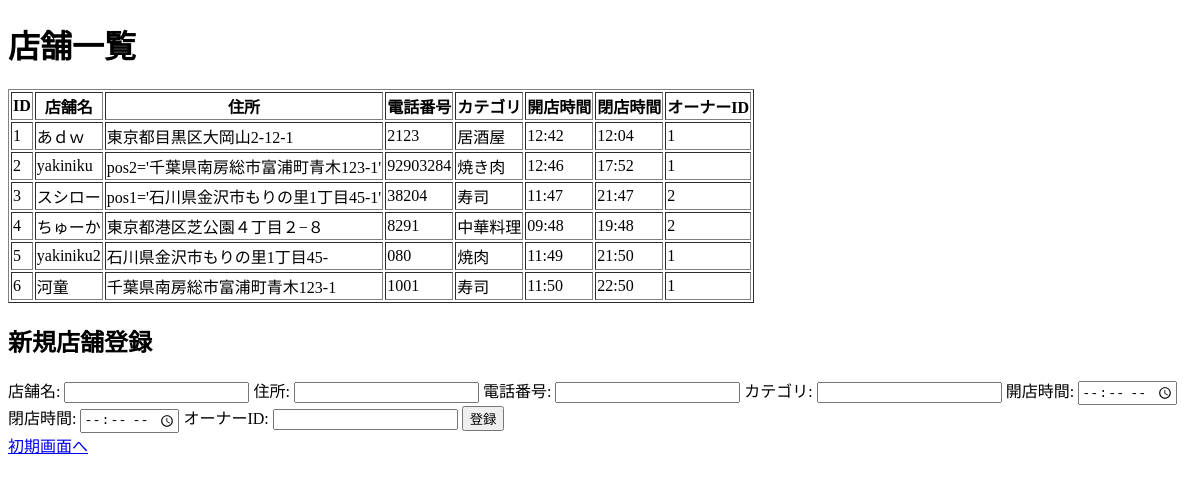
The page /shops on the database as committed earlier.
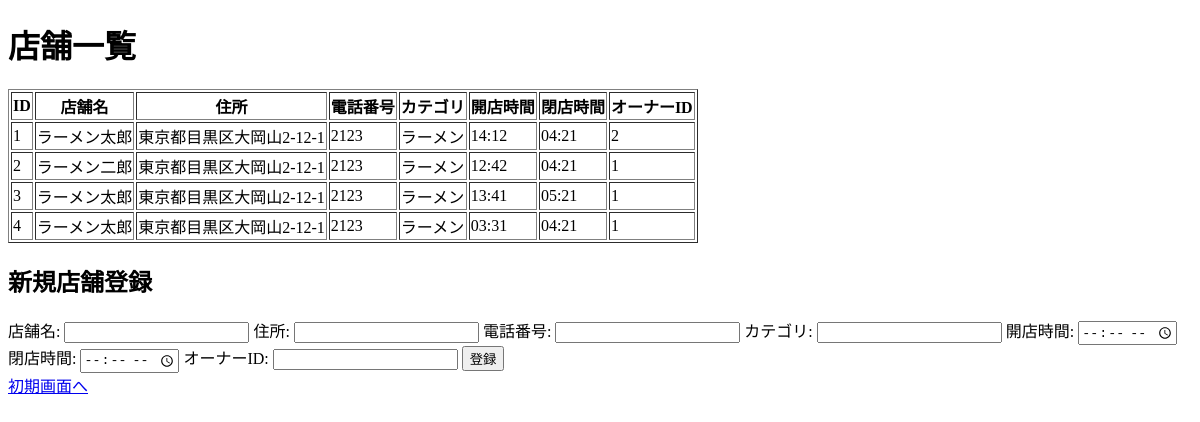
The same page on the database as committed later.
### hackapp/models/restaurants.py (models this page shows)
class Shop(db.Model):
    id = db.Column(db.Integer, primary_key=True)
    name = db.Column(db.String(100))
    category = db.Column(db.String(50))  # 例: "居酒屋", "焼肉", etc.
    address = db.Column(db.String(200))
    phone = db.Column(db.String(50))
    category = db.Column(db.String(50))
    opening_time = db.Column(db.String(10))
    closing_time = db.Column(db.String(10))
    owner_id = db.Column(db.Integer, db.ForeignKey("user.id"))
    created_at = db.Column(db.DateTime, default=datetime.now(timezone.utc))
    updated_at = db.Column(db.DateTime, default=datetime.now(timezone.utc),onupdate=datetime.now(timezone.utc))

### hackapp/views.py (the view, shortened to what this page needs)
@app.route('/shops', methods=['GET','POST'])    #お店登録画面から受け取った情報をDBに保存&表示
def create_shop():
    id = request.form.get("owner_id")
    shops=Shop.query.all()
    return render_template('shops_view.html', shops=shops)

### hackapp/templates/shops_view.html (shortened to what this page needs)
<!DOCTYPE html>
<html lang="ja">
<head>
</head>
<body>
    <h1>店舗一覧</h1>
    <table border="1">
        <tr>
            <th>ID</th>
            <th>店舗名</th>
            <th>住所</th>
            <th>電話番号</th>
            <th>カテゴリ</th>
            <th>開店時間</th>
            <th>閉店時間</th>
            <th>オーナーID</th>
        </tr>
        {% for shop in shops %}
        <tr>
            <td>{{ shop.id }}</td>
            <td>{{ shop.name }}</td>
            <td>{{ shop.address }}</td>
            <td>{{ shop.phone }}</td>
            <td>{{ shop.category }}</td>
            <td>{{ shop.opening_time }}</td>
            <td>{{ shop.closing_time }}</td>
            <td>{{ shop.owner_id }}</td>
        </tr>
        {% endfor %}
    </table>
    <h2>新規店舗登録</h2>
    <form action="/shops" method="POST">
        <label for="name">店舗名:</label>
        <input type="text" id="name" name="name" required>
        <label for="address">住所:</label>
        <input type="text" id="address" name="address" required>
        <label for="phone">電話番号:</label>
        <input type="text" id="phone" name="phone" required>
        <label for="category">カテゴリ:</label>
        <input type="text" id="category" name="category" required>
        <label for="opening_time">開店時間:</label>
        <input type="time" id="opening_time" name="opening_time" required>
        <label for="closing_time">閉店時間:</label>
        <input type="time" id="closing_time" name="closing_time" required>
        <label for="owner_id">オーナーID:</label>
        <input type="number" id="owner_id" name="owner_id" required>
        <button type="submit">登録</button>
        <div class="text-center mt-4">
            <a href="/" class="btn btn-secondary">初期画面へ</a>
        </div>
    </form>
</body>
</html>

Rows that differ between the two databases and show on the page:
removed Shop: id "5", name "yakiniku2", address "石川県金沢市もりの里1丁目45-", phone "080", category "焼肉", opening_time "11:49", closing_time "21:50", owner_id "1"
removed Shop: id "6", name "河童", address "千葉県南房総市富浦町青木123-1", phone "1001", category "寿司", opening_time "11:50", closing_time "22:50", owner_id "1"
changed Shop id 1: name "あｄｗ" → "ラーメン太郎"; category "居酒屋" → "ラーメン"; opening_time "12:42" → "14:12"; closing_time "12:04" → "04:21"; owner_id "1" → "2"
changed Shop id 2: name "yakiniku" → "ラーメン二郎"; address "pos2='千葉県南房総市富浦町青木123-1'" → "東京都目黒区大岡山2-12-1"; phone "92903284" → "2123"; category "焼き肉" → "ラーメン"; opening_time "12:46" → "12:42"; closing_time "17:52" → "04:21"
changed Shop id 3: name "スシロー" → "ラーメン太郎"; address "pos1='石川県金沢市もりの里1丁目45-1'" → "東京都目黒区大岡山2-12-1"; phone "38204" → "2123"; category "寿司" → "ラーメン"; opening_time "11:47" → "13:41"; closing_time "21:47" → "05:21"; owner_id "2" → "1"
changed Shop id 4: name "ちゅーか" → "ラーメン太郎"; address "東京都港区芝公園４丁目２−８" → "東京都目黒区大岡山2-12-1"; phone "8291" → "2123"; category "中華料理" → "ラーメン"; opening_time "09:48" → "03:31"; closing_time "19:48" → "04:21"; owner_id "2" → "1"
